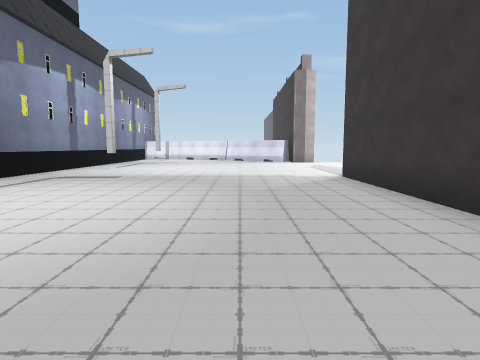
view 1 (above)

16 first-person views from a walk through a Unity game level. The camera is 1.4 m above the floor, tilts 6° down and sees 75° across. The floor is counted in squares, 2 m on a side. Each view is taken from the middle of a square. On the plan, view 1 faces up. The plan holds only what a view shows up to about 10 squares ahead; the rest is blank. The place goes on beyond the plan. The player is left out. Some surface patterns are stand-ins.

view 2
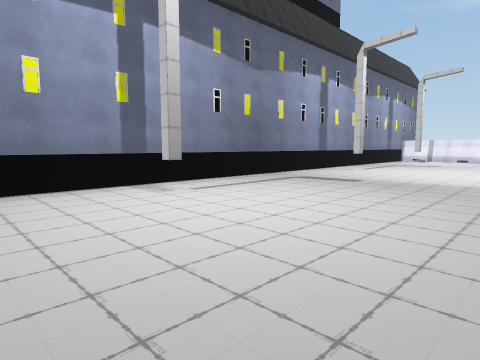

view 3
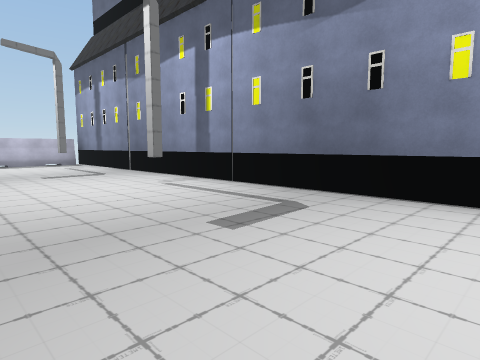

view 4
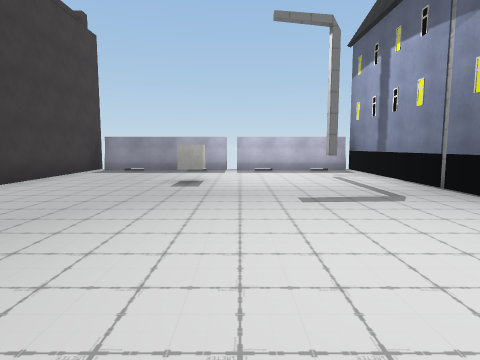

view 5
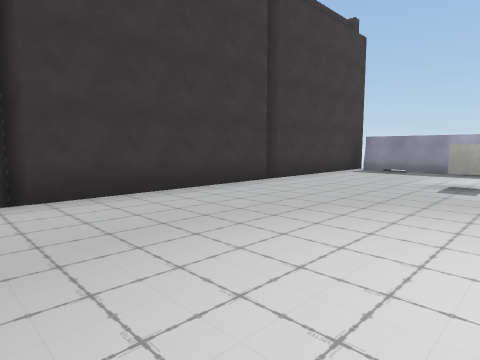

view 6
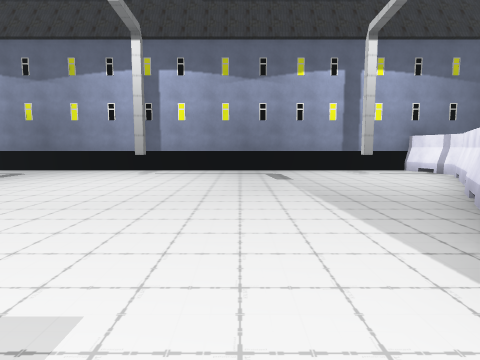

view 7
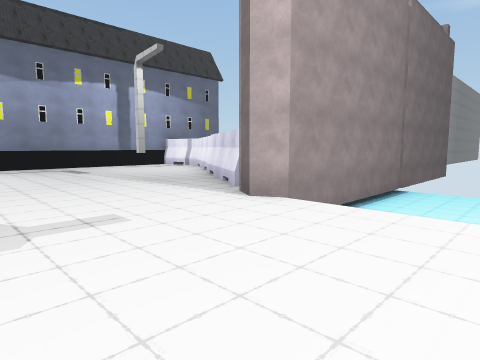

view 8
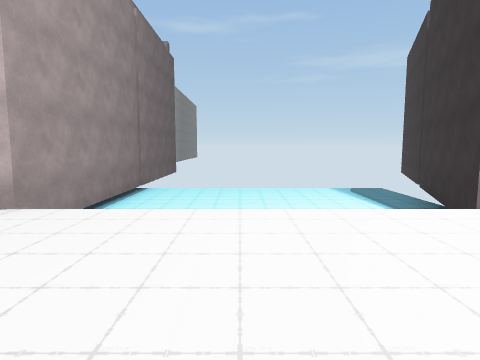

view 9
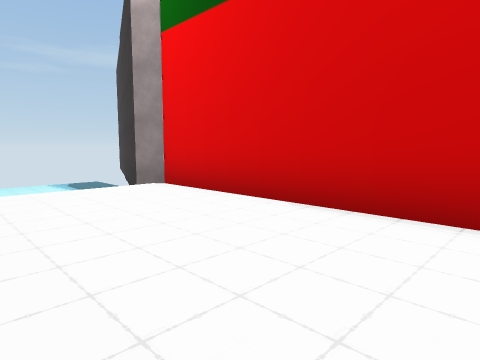

view 10
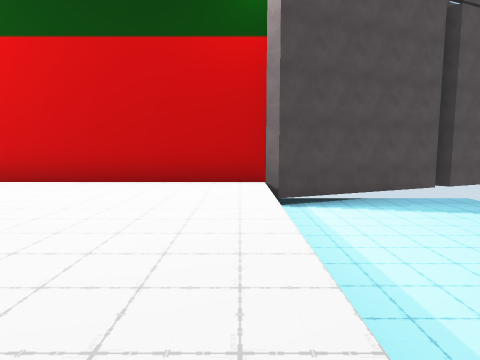

view 11
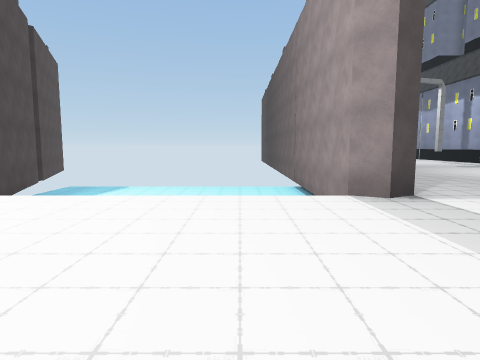

view 12
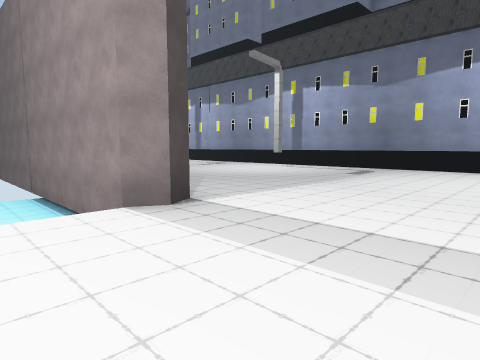

view 13
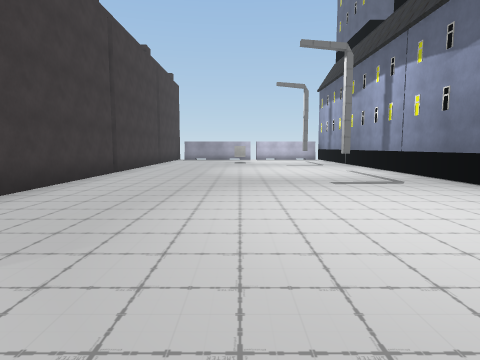

view 14
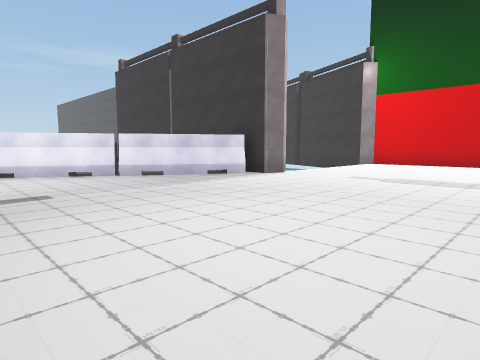

view 15
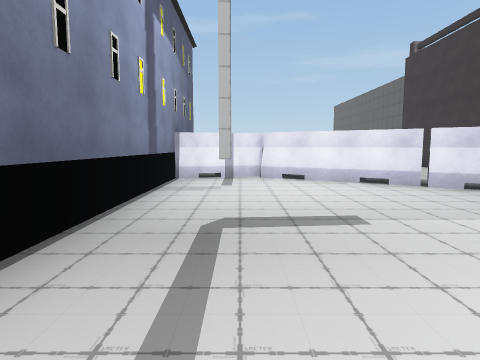

view 16
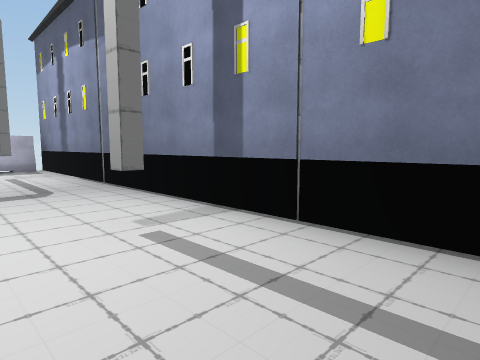

### Floor plan
Key: @ floor where view 1 was taken; # wall or solid block; x gap in a wall; . floor; v drop or lower ground; L lamp; B building; C cube; O other object.
Columns run from 8 left of view 1 to 11 right of it. Each row starts with its distance up from view 1.
 21            #
 20            #vvvvvv #
 19    ###     #vvvvvvv#
 18   ##.###.  #vvvvvv##
 17   #....#O. #vvvvvv#
 16   #.L...OO #     v#
 15   #.......O#     x#
 14   #...............#
 13   #...............#
 12   #...............#
 11   #...............#
 10   #.L.............#
  9   #...............#
  8   #...............#
  7   #........# vvvvx#
  6   #........# vvvvv#
  5   #........#vvvvvv#
  4   #.L......#vvvvvv##
  3   #........#vvvvvvv#
  2 B #........#       #
  1 B #........#
  0   #.....@..#
 -1   #........#
 -2   #........#
 -3   #.L......#
 -4   #........#
 -5   #........#
 -6   #........#
 -7   #....C...#
 -8   #........#
 -9   #.L......#
-10   #........#
-11   BBOOOOOOO

Where each view was taken, in squares from view 1:
view 1: 0 up, 0 right, facing up
view 2: 1 up, 0 right, facing up-left
view 3: 3 up, 1 left, facing down-left
view 4: 1 down, 2 left, facing down
view 5: 1 down, 2 left, facing down-right
view 6: 13 up, 4 right, facing left
view 7: 11 up, 6 right, facing up-left
view 8: 11 up, 6 right, facing up
view 9: 9 up, 6 right, facing up-right
view 10: 8 up, 3 right, facing right
view 11: 12 up, 5 right, facing down
view 12: 11 up, 5 right, facing down-left
view 13: 7 up, 1 left, facing down
view 14: 9 up, 4 left, facing up-right
view 15: 11 up, 4 left, facing up
view 16: 0 up, 3 left, facing down-left
